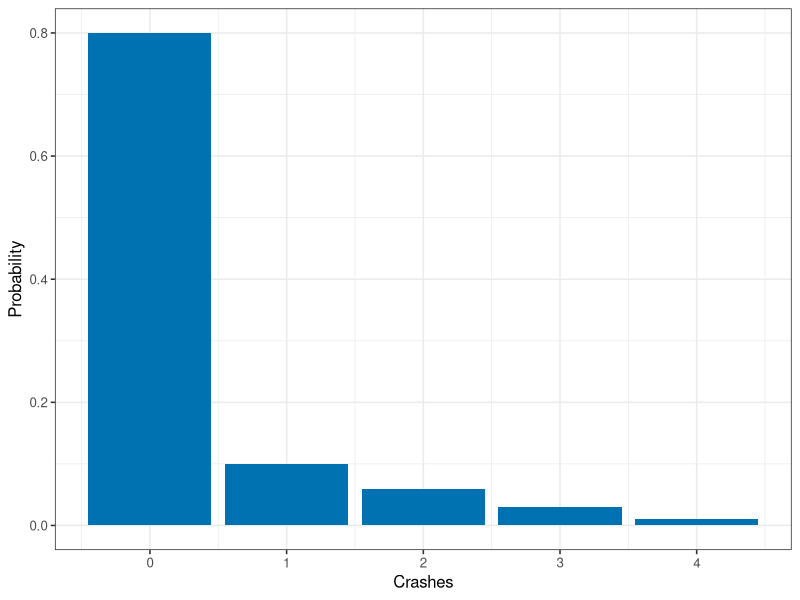
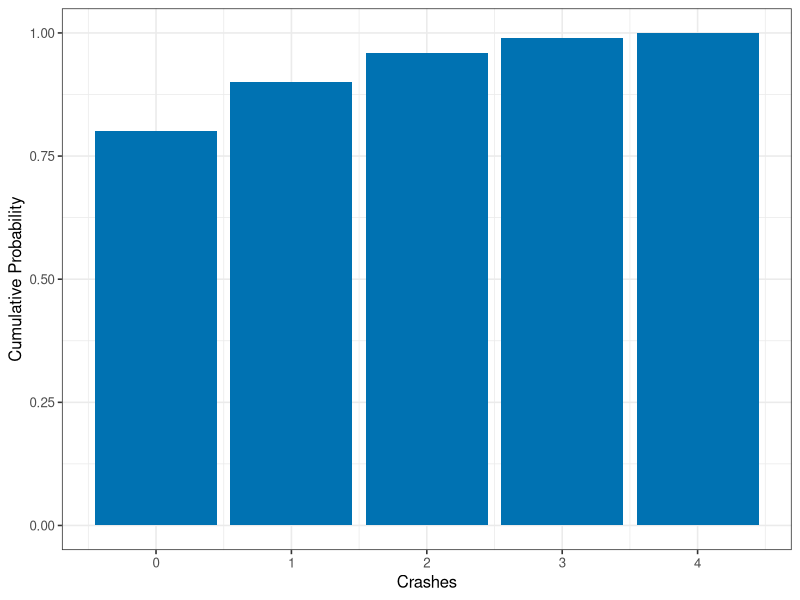
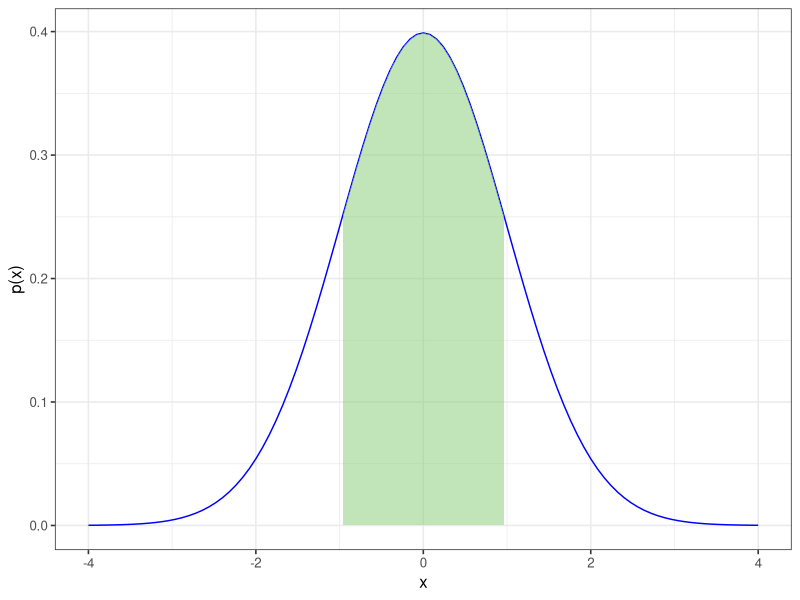
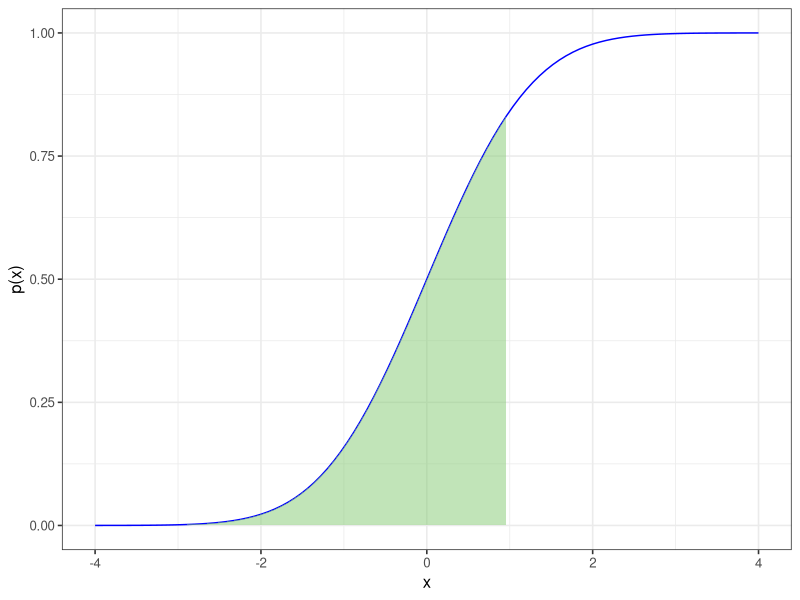
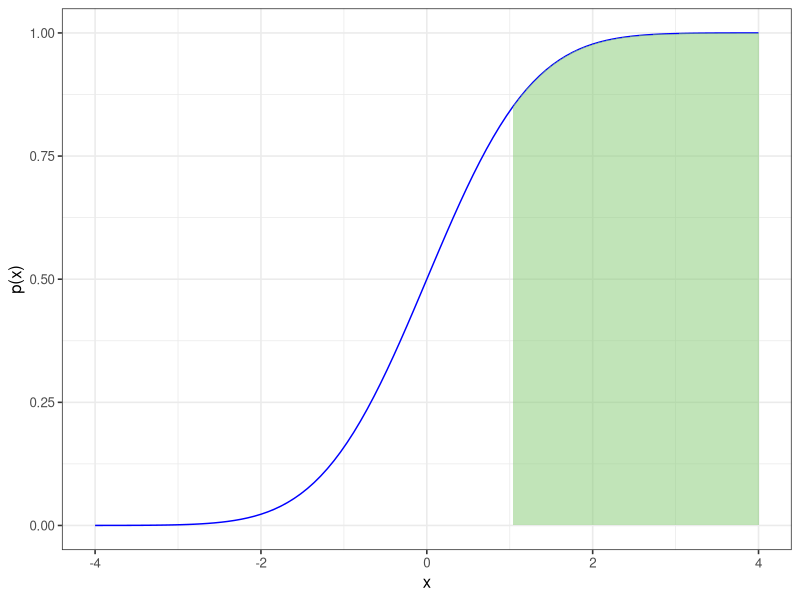
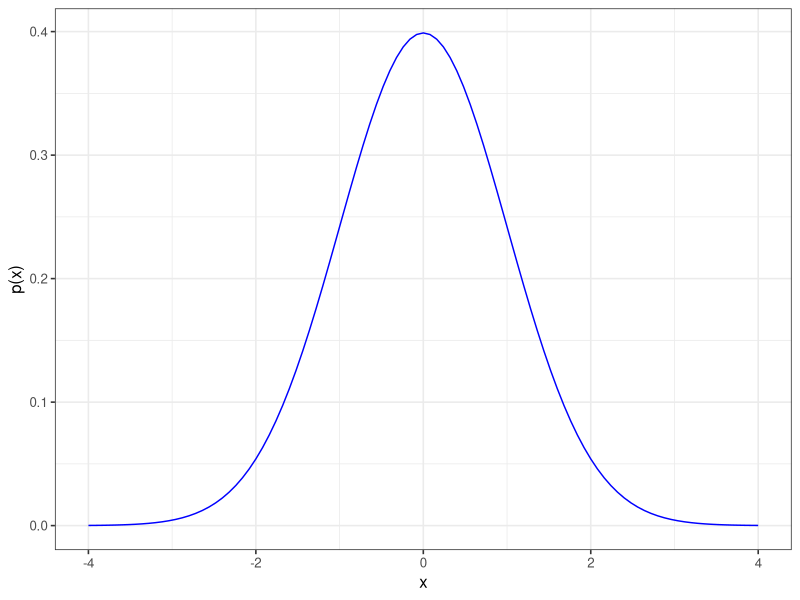
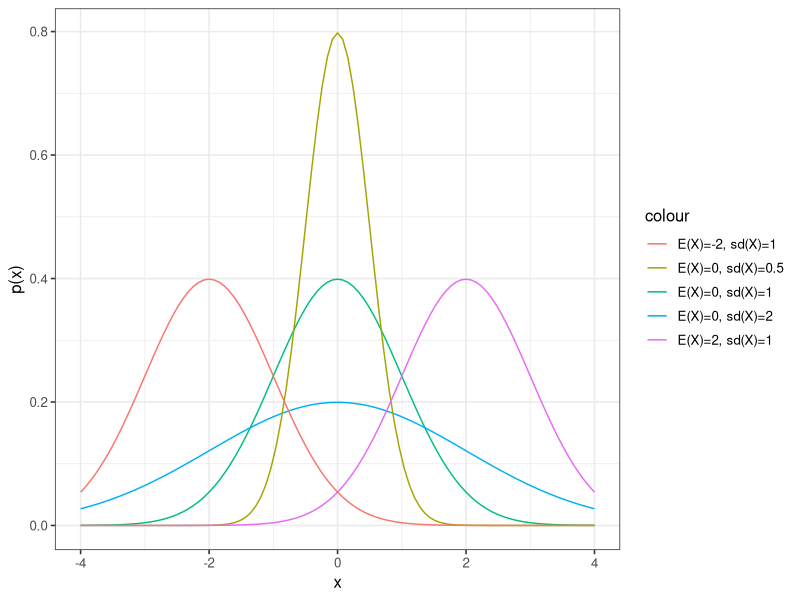

These figures' R source, in order:
## ---- chunk 1
# For making transparent ggplot2 graphs, from https://gist.github.com/cboettig/5600558 

# Set plotting to bw plot default, but with transparent background elements.  
# Note transparency requires the panel.background, plot.background, and device background all be set!
library(ggplot2) 
theme_set(theme_bw(base_size=12))
theme_update(panel.background = element_rect(fill = "transparent", colour = NA),
             plot.background = element_rect(fill = "transparent", colour = NA))
knitr::opts_chunk$set(dev.args=list(bg="transparent"))
## ---- chunk 2
crashes<-c(0,1,2,3,4)
prob<-c(0.8,0.1,0.06,0.03,0.01)
crashes<-data.frame(crashes, prob)

crashes.pdf<-ggplot(crashes, aes(x=crashes, y=prob))+
  geom_bar(stat="identity", fill="#0072B2")+xlab("Crashes")+ylab("Probability")

crashes.pdf
## ---- chunk 3
crashes$cprob<-(cumsum(crashes$prob))

crashes.cdf<-ggplot(crashes, aes(x=crashes, y=cprob))+
  geom_bar(stat="identity", fill="#0072B2")+xlab("Crashes")+ylab("Cumulative Probability")

crashes.cdf

## ---- chunk 4

funcShaded <- function(x) {
    y <- dnorm(x, mean = 0, sd = 1)
    y[x < -1 | x >1] <- NA
    return(y)
}

continuous.pdf<-ggplot(data.frame(x=-4:4),aes(x=x))+
    stat_function(fun=dnorm, args=list(mean=0, sd=1), color="blue")+
    stat_function(fun=funcShaded, geom="area", fill="#84CA72", alpha=0.5)+
    xlab("x")+ylab("p(x)")
continuous.pdf
## ---- chunk 5

cdfshadedL <- function(x) {
    y <- pnorm(x, mean = 0, sd = 1)
    y[x < -4 | x >1] <- NA
    return(y)
}

continuous.pdf<-ggplot(data.frame(x=-4:4),aes(x=x))+
    stat_function(fun=pnorm, args=list(mean=0, sd=1), color="blue")+
    stat_function(fun=cdfshadedL, geom="area", fill="#84CA72", alpha=0.5)+
    xlab("x")+ylab("p(x)")
continuous.pdf
## ---- chunk 6

cdfshadedR <- function(x) {
    y <- pnorm(x, mean = 0, sd = 1)
    y[x < 1 | x >4] <- NA
    return(y)
}

continuous.pdf<-ggplot(data.frame(x=-4:4),aes(x=x))+
    stat_function(fun=pnorm, args=list(mean=0, sd=1), color="blue")+
      stat_function(fun=cdfshadedR, geom="area", fill="#84CA72", alpha=0.5)+
    xlab("x")+ylab("p(x)")
continuous.pdf
## ---- chunk 7

normal.pdf<-ggplot(data.frame(x=-4:4),aes(x=x))+
    stat_function(fun=dnorm, args=list(mean=0, sd=1), color="blue")+
    xlab("x")+ylab("p(x)")
normal.pdf
## ---- chunk 8
# Find probability that a student earns at least an 80 if
#the average grade is a 75 and standard deviation is 10

#lower.tail is TRUE if calculating area to LEFT of 80, 
#FALSE if to the RIGHT
pnorm(80, mean=72, sd=10, lower.tail=FALSE) 
## ---- chunk 9

normals.pdf<-ggplot(data.frame(x=-4:4),aes(x=x))+
    stat_function(fun=dnorm, args=list(mean=0, sd=1), aes(color = "E(X)=0, sd(X)=1"))+
    stat_function(fun=dnorm, args=list(mean=0, sd=2), aes(color = "E(X)=0, sd(X)=2"))+
    stat_function(fun=dnorm, args=list(mean=0, sd=0.5), aes(color = "E(X)=0, sd(X)=0.5"))+
    stat_function(fun=dnorm, args=list(mean=2, sd=1), aes(color = "E(X)=2, sd(X)=1"))+
    stat_function(fun=dnorm, args=list(mean=-2, sd=1), aes(color = "E(X)=-2, sd(X)=1"))+
    #scale_colour_manual("Legend")+#, values = c("red", "blue", "green", "orange", "purple"))+
    xlab("x")+ylab("p(x)")
normals.pdf
